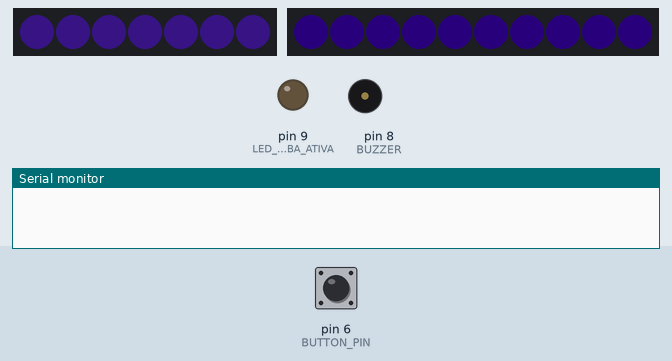
Simulated run of this sketch. Board: Arduino Uno, built with avr-gcc and run on an emulated ATmega328P. Shown: 7 RGB LEDs in strip order, left to right, 10 RGB LEDs in strip order, left to right, output pins drawn as LEDs (lit = HIGH), buzzer (waves = sounding), the last lines printed to the serial monitor. The inputs (shaded band) are chosen by the test bench; at power-on: pin 6 (BUTTON_PIN) HIGH. Dim RGB values are drawn brighter than linear.

Above: at 1.4 s.
1.5 s: pin 6 (BUTTON_PIN) pulled LOW for 0.15 s
At 1.68 s:
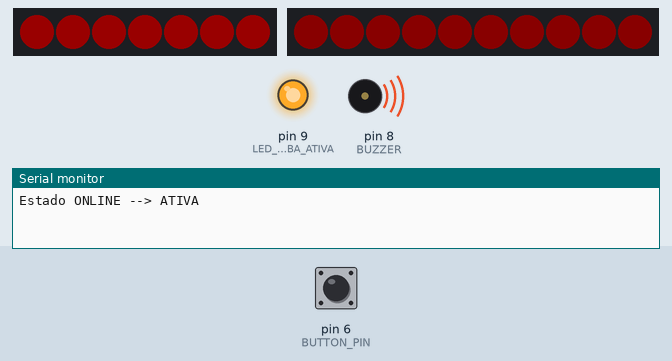
2.2 s: pin 6 (BUTTON_PIN) pulled LOW for 1 s
At 2.9 s:
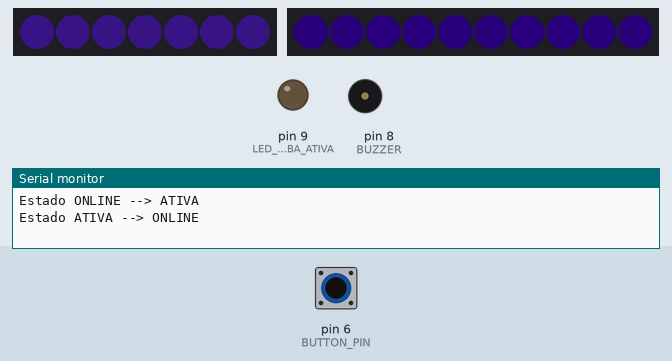
4.7 s: pin 6 (BUTTON_PIN) pulled LOW for 3.2 s
At 4.88 s:
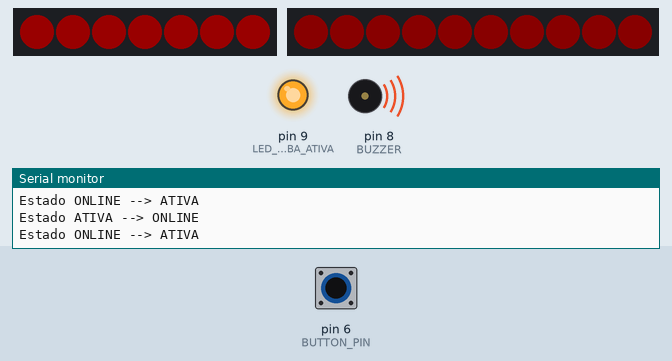
Timing chart, 0 to 14.5 s (numbered marks = the images above; inputs shaded):
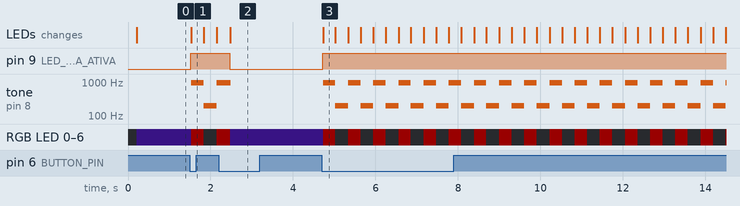

The sketch:

bhe-st-bomba.ino
```cpp
// Bombas BH Escape Sala Stranger Things
// Código por André Solis v1.0 de 15/11/21

//Biblioteca dos Neopixels
#include <Adafruit_NeoPixel.h>

#define tempo (300)

// FITAS COLUNA (2X DE 7 LEDS)
#define LED_PIN     4
// How many NeoPixels are attached to the Arduino?
#define LED_COUNT  7


// FITA BASE (1X DE 10 LEDS)
#define LED2_PIN    2
// How many NeoPixels are attached to the Arduino?
#define LED2_COUNT  10


// BRILHO DA FITA EM MODO STANDBY
#define BRILHO_CORPO_BOMBA_STANDBY 50
#define BRILHO_BASE_BOMBA_STANDBY  20

// BRILHO DA FITA EM MODO ATIVO (ARMANDO, OU JÁ ARMADA)
#define BRILHO_CORPO_BOMBA_ATIVA 80
#define BRILHO_BASE_BOMBA_ATIVA  40

// STATUS DA BOMBA
#define BOMBA_STANDBY 0
#define BOMBA_ARMADA 2
#define BUZZER 8
#define LED_BOMBA_ATIVA 9

int status_bomba = BOMBA_STANDBY;
int status_animacao = 0;

//Botão
bool oldState  = HIGH;
int BUTTON_PIN = 6;

// Declare our NeoPixel strip object:
Adafruit_NeoPixel led_corpo_bomba(LED_COUNT, LED_PIN, NEO_GRB + NEO_KHZ800);
Adafruit_NeoPixel led_base_bomba(LED2_COUNT, LED2_PIN, NEO_GRB + NEO_KHZ800);

void seta_led_base_bomba(uint32_t color) {
  for (int i = 0; i < led_base_bomba.numPixels(); i++) { // For each pixel in led_corpo_bomba...
    led_base_bomba.setPixelColor(i, color);              //  Set pixel's color (in RAM)
    led_base_bomba.show();
  }
}

void seta_led_corpo_bomba(uint32_t color) {
  for (int i = 0; i < led_corpo_bomba.numPixels(); i++) { // For each pixel in led_corpo_bomba...
    led_corpo_bomba.setPixelColor(i, color);         //  Set pixel's color (in RAM)
    led_corpo_bomba.show();                          //  Update strip to match
  }
}

void theaterChase2(uint32_t color, int wait) {
  for (int a = 0; a < 1000; a++) { // Repeat 10 times...
    for (int b = 0; b < 3; b++) { //  'b' counts from 0 to 2...
      led_corpo_bomba.clear();         //   Set all pixels in RAM to 0 (off)
      // 'c' counts up from 'b' to end of strip in steps of 3...
      for (int c = b; c < led_corpo_bomba.numPixels(); c += 3) {
        led_corpo_bomba.setPixelColor(c, (127,   0,   0)); // Set pixel 'c' to value 'color'
      }
      led_corpo_bomba.show(); // Update strip with new contents

      delay(100);  // Pause for a moment

    }
  }
}

void setup() {

  // esperar o LED inicializar (não sabemos se precisa disso)
  delay(200);

  // inicialização dos LEDs
  led_corpo_bomba.begin();           // INITIALIZE NeoPixel strip object (REQUIRED)
  led_corpo_bomba.show();
  led_corpo_bomba.clear();
  led_corpo_bomba.setBrightness(BRILHO_CORPO_BOMBA_STANDBY);

  led_base_bomba.begin();           // INITIALIZE NeoPixel strip object (REQUIRED)
  led_base_bomba.show();
  led_corpo_bomba.clear();
  led_base_bomba.setBrightness(BRILHO_BASE_BOMBA_STANDBY);

  // buzzer
  pinMode(BUZZER, OUTPUT);

  // botão
  pinMode(BUTTON_PIN, INPUT_PULLUP);

  // led bomba ativa
  pinMode(LED_BOMBA_ATIVA, OUTPUT);
  digitalWrite(LED_BOMBA_ATIVA, LOW);

  // status da bomba
  status_bomba = BOMBA_STANDBY;
  seta_led_corpo_bomba(led_corpo_bomba.Color(  20,   10,   40));    // lilás fraco
  seta_led_base_bomba(led_base_bomba.Color(  20,   10,   40));      // lilás fraco

  Serial.begin(115200);
}

void loop() {

  // Verifica se o botão foi pressionado
  boolean newState = digitalRead(BUTTON_PIN);
  if ((newState == LOW) && (oldState == HIGH)) {
    // Short delay to debounce button.
    delay(20);
    // Check if button is still low after debounce.
    newState = digitalRead(BUTTON_PIN);
    if (newState == LOW) {     // Yes, still low
      switch (status_bomba) {
        case BOMBA_STANDBY:
          Serial.println("Estado ONLINE --> ATIVA");
          digitalWrite(LED_BOMBA_ATIVA, HIGH);
          status_bomba = BOMBA_ARMADA;
          break;
        case BOMBA_ARMADA:
          Serial.println("Estado ATIVA --> ONLINE");
          digitalWrite(LED_BOMBA_ATIVA, LOW);
          status_bomba = BOMBA_STANDBY;
          status_animacao = 0;
          break;
      }
    }
  }
  oldState = newState;

  switch (status_bomba) {
    case BOMBA_STANDBY:
      // não tem animação no modo standby, fica com luz fraca
      led_corpo_bomba.setBrightness(BRILHO_CORPO_BOMBA_STANDBY);
      seta_led_corpo_bomba(led_corpo_bomba.Color(  20,   10,   40));    // lilás fraco
      led_base_bomba.setBrightness(BRILHO_BASE_BOMBA_STANDBY);
      seta_led_base_bomba(led_base_bomba.Color(  20,   10,   40));      // lilás fraco
      break;

    case BOMBA_ARMADA:

      if (status_animacao == 0) {
        seta_led_base_bomba(led_base_bomba.Color(127,   0,   0)); // red
        seta_led_corpo_bomba(led_corpo_bomba.Color(127,   0,   0));
        tone(BUZZER, 950, 350);
        delay(tempo);
        status_animacao = 1;
      }
      else {
        led_base_bomba.clear();
        led_base_bomba.show();
        led_corpo_bomba.clear();
        led_corpo_bomba.show();
        tone(BUZZER, 200, 350);
        delay(tempo);
        status_animacao = 0;
      }

      break;
  }
}
```

Measured:
- after the input at 1.5 s, pin 9 (LED_BOMBA_ATIVA): LOW → HIGH at once; tone on pin 8 (BUZZER): silent → 950 Hz at once, → 200 Hz 0.30 s later, → 950 Hz 0.31 s later; RGB LED 0–6: RGB(3, 1, 7) → RGB(25, 0, 0) at once, → off 0.30 s later, → RGB(25, 0, 0) 0.31 s later; the LEDs: change at once (image 1)
- after the input at 2.2 s, pin 9 (LED_BOMBA_ATIVA): HIGH → LOW after 0.27 s; the LEDs: change after 0.28 s (image 2)
- after the input at 4.7 s, pin 9 (LED_BOMBA_ATIVA): LOW → HIGH at once; tone on pin 8 (BUZZER): alternates 950 Hz for 0.30 s and 200 Hz for 0.31 s, starting at once; RGB LED 0–6: alternates RGB(25, 0, 0) for 0.30 s and off for 0.31 s, starting at once; the LEDs: change at once (image 3)
